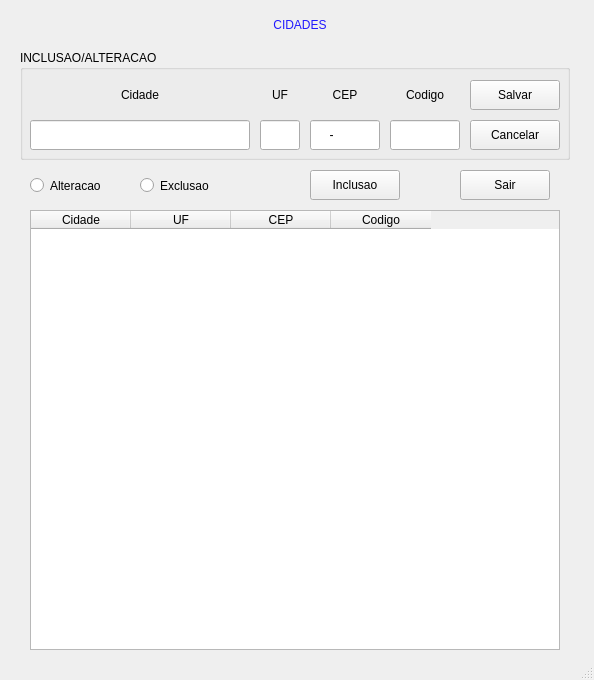
<?xml version="1.0" encoding="UTF-8"?>
<ui version="4.0">
 <class>MainWindow</class>
 <widget class="QMainWindow" name="MainWindow">
  <property name="geometry">
   <rect>
    <x>0</x>
    <y>0</y>
    <width>594</width>
    <height>680</height>
   </rect>
  </property>
  <property name="windowTitle">
   <string>MainWindow</string>
  </property>
  <property name="styleSheet">
   <string notr="true"/>
  </property>
  <widget class="QWidget" name="centralwidget">
   <widget class="QTableWidget" name="tableWidget">
    <property name="geometry">
     <rect>
      <x>30</x>
      <y>210</y>
      <width>530</width>
      <height>440</height>
     </rect>
    </property>
    <property name="styleSheet">
     <string notr="true"/>
    </property>
    <attribute name="horizontalHeaderVisible">
     <bool>true</bool>
    </attribute>
    <attribute name="horizontalHeaderCascadingSectionResizes">
     <bool>false</bool>
    </attribute>
    <attribute name="verticalHeaderCascadingSectionResizes">
     <bool>true</bool>
    </attribute>
    <column>
     <property name="text">
      <string notr="true">Cidade</string>
     </property>
    </column>
    <column>
     <property name="text">
      <string>UF</string>
     </property>
    </column>
    <column>
     <property name="text">
      <string>CEP</string>
     </property>
    </column>
    <column>
     <property name="text">
      <string>Codigo</string>
     </property>
    </column>
   </widget>
   <widget class="QLabel" name="label">
    <property name="geometry">
     <rect>
      <x>180</x>
      <y>10</y>
      <width>240</width>
      <height>30</height>
     </rect>
    </property>
    <property name="styleSheet">
     <string notr="true">border-color: rgb(132, 168, 163);
color: rgb(33, 25, 255);
font: 87 16pt &quot;Arial Black&quot;;</string>
    </property>
    <property name="text">
     <string>CIDADES</string>
    </property>
    <property name="alignment">
     <set>Qt::AlignCenter</set>
    </property>
   </widget>
   <widget class="QPushButton" name="bt_inclusao">
    <property name="geometry">
     <rect>
      <x>310</x>
      <y>170</y>
      <width>90</width>
      <height>30</height>
     </rect>
    </property>
    <property name="styleSheet">
     <string notr="true"/>
    </property>
    <property name="text">
     <string>Inclusao</string>
    </property>
   </widget>
   <widget class="QRadioButton" name="rb_alteracao">
    <property name="geometry">
     <rect>
      <x>30</x>
      <y>170</y>
      <width>90</width>
      <height>31</height>
     </rect>
    </property>
    <property name="styleSheet">
     <string notr="true"/>
    </property>
    <property name="text">
     <string>Alteracao</string>
    </property>
   </widget>
   <widget class="QPushButton" name="bt_sair">
    <property name="geometry">
     <rect>
      <x>460</x>
      <y>170</y>
      <width>90</width>
      <height>30</height>
     </rect>
    </property>
    <property name="styleSheet">
     <string notr="true"/>
    </property>
    <property name="text">
     <string>Sair</string>
    </property>
   </widget>
   <widget class="QRadioButton" name="rb_exclusao">
    <property name="geometry">
     <rect>
      <x>140</x>
      <y>170</y>
      <width>90</width>
      <height>31</height>
     </rect>
    </property>
    <property name="styleSheet">
     <string notr="true"/>
    </property>
    <property name="text">
     <string>Exclusao</string>
    </property>
   </widget>
   <widget class="QGroupBox" name="groupBox">
    <property name="geometry">
     <rect>
      <x>20</x>
      <y>50</y>
      <width>550</width>
      <height>110</height>
     </rect>
    </property>
    <property name="title">
     <string>INCLUSAO/ALTERACAO</string>
    </property>
    <widget class="QPushButton" name="bt_cancelar">
     <property name="geometry">
      <rect>
       <x>450</x>
       <y>70</y>
       <width>90</width>
       <height>30</height>
      </rect>
     </property>
     <property name="styleSheet">
      <string notr="true"/>
     </property>
     <property name="text">
      <string>Cancelar</string>
     </property>
    </widget>
    <widget class="QLineEdit" name="mcod_cid">
     <property name="geometry">
      <rect>
       <x>370</x>
       <y>70</y>
       <width>70</width>
       <height>30</height>
      </rect>
     </property>
     <property name="styleSheet">
      <string notr="true"/>
     </property>
     <property name="inputMask">
      <string/>
     </property>
     <property name="maxLength">
      <number>7</number>
     </property>
    </widget>
    <widget class="QLabel" name="label_2">
     <property name="geometry">
      <rect>
       <x>10</x>
       <y>30</y>
       <width>220</width>
       <height>30</height>
      </rect>
     </property>
     <property name="styleSheet">
      <string notr="true"/>
     </property>
     <property name="text">
      <string>Cidade</string>
     </property>
     <property name="alignment">
      <set>Qt::AlignCenter</set>
     </property>
    </widget>
    <widget class="QLineEdit" name="mcep">
     <property name="geometry">
      <rect>
       <x>290</x>
       <y>70</y>
       <width>70</width>
       <height>30</height>
      </rect>
     </property>
     <property name="styleSheet">
      <string notr="true"/>
     </property>
     <property name="inputMask">
      <string>99999-999</string>
     </property>
     <property name="maxLength">
      <number>9</number>
     </property>
    </widget>
    <widget class="QLabel" name="label_4">
     <property name="geometry">
      <rect>
       <x>290</x>
       <y>30</y>
       <width>70</width>
       <height>30</height>
      </rect>
     </property>
     <property name="styleSheet">
      <string notr="true"/>
     </property>
     <property name="text">
      <string>CEP</string>
     </property>
     <property name="alignment">
      <set>Qt::AlignCenter</set>
     </property>
    </widget>
    <widget class="QLabel" name="label_5">
     <property name="geometry">
      <rect>
       <x>370</x>
       <y>30</y>
       <width>70</width>
       <height>30</height>
      </rect>
     </property>
     <property name="styleSheet">
      <string notr="true"/>
     </property>
     <property name="text">
      <string>Codigo</string>
     </property>
     <property name="alignment">
      <set>Qt::AlignCenter</set>
     </property>
    </widget>
    <widget class="QLineEdit" name="mcidade">
     <property name="geometry">
      <rect>
       <x>10</x>
       <y>70</y>
       <width>220</width>
       <height>30</height>
      </rect>
     </property>
     <property name="styleSheet">
      <string notr="true"/>
     </property>
     <property name="maxLength">
      <number>25</number>
     </property>
    </widget>
    <widget class="QLabel" name="label_3">
     <property name="geometry">
      <rect>
       <x>240</x>
       <y>30</y>
       <width>40</width>
       <height>30</height>
      </rect>
     </property>
     <property name="styleSheet">
      <string notr="true"/>
     </property>
     <property name="text">
      <string>UF</string>
     </property>
     <property name="alignment">
      <set>Qt::AlignCenter</set>
     </property>
    </widget>
    <widget class="QLineEdit" name="muf">
     <property name="geometry">
      <rect>
       <x>240</x>
       <y>70</y>
       <width>40</width>
       <height>30</height>
      </rect>
     </property>
     <property name="styleSheet">
      <string notr="true"/>
     </property>
     <property name="maxLength">
      <number>2</number>
     </property>
    </widget>
    <widget class="QPushButton" name="bt_salvar">
     <property name="geometry">
      <rect>
       <x>450</x>
       <y>30</y>
       <width>90</width>
       <height>30</height>
      </rect>
     </property>
     <property name="styleSheet">
      <string notr="true"/>
     </property>
     <property name="text">
      <string>Salvar</string>
     </property>
    </widget>
   </widget>
  </widget>
  <widget class="QStatusBar" name="statusBar"/>
 </widget>
 <resources/>
 <connections/>
</ui>
